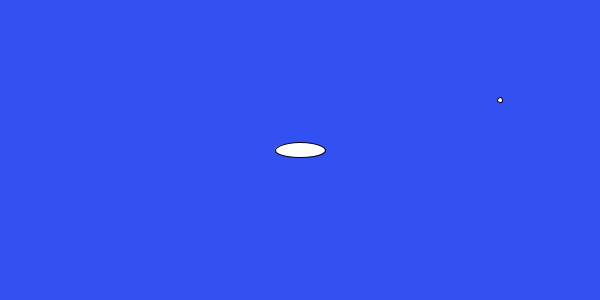
Frame 1 (no input)
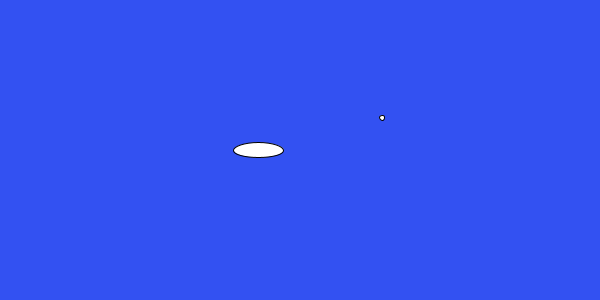
Frame 60 (the mouse pressed at the canvas centre just before this capture)
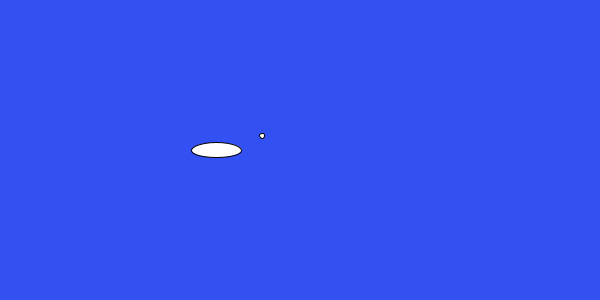
Frame 120 (the mouse held since frame 60 and released just before this capture)

The Processing sketch that drew these frames (run headless with seeded random() and noise(); from frame 60 on, the mouse is pressed at the canvas centre):

// Processing sketch: submarineBomb
// ── submarineBomb.pde
//float x, y, z;//3D
float x=300, y=150, vx=-0.7, vy=0;//2D
float bombX=500, bombY=100, bombVX=-2, bombVY=0.3;
void setup() {
  size(600, 300);
}
boolean gameOver=false;
void draw() {
  if(gameOver) {
    background(255,0,0); return;
  }
  background(#3351F2);
  ellipse(x, y, 50, 15);
  ellipse(bombX,bombY, 5,5);
  x += vx; y+=vy;
  bombX+=bombVX; bombY+=bombVY;
  if(  dist(x,y, bombX,bombY)<15 ) gameOver=true;
}
